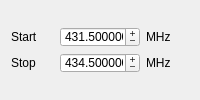
                <widget class="QWidget" name="pageFrqCenterMode">
                 <layout class="QVBoxLayout" name="verticalLayout_14">
                  <item>
                   <layout class="QGridLayout" name="gridLayout_2">
                    <item row="0" column="0">
                     <widget class="QLabel" name="label_11">
                      <property name="text">
                       <string>Start</string>
                      </property>
                     </widget>
                    </item>
                    <item row="0" column="1">
                     <widget class="QDoubleSpinBox" name="spFrqStartValue">
                      <property name="minimumSize">
                       <size>
                        <width>80</width>
                        <height>20</height>
                       </size>
                      </property>
                      <property name="maximumSize">
                       <size>
                        <width>80</width>
                        <height>20</height>
                       </size>
                      </property>
                      <property name="frame">
                       <bool>true</bool>
                      </property>
                      <property name="buttonSymbols">
                       <enum>QAbstractSpinBox::PlusMinus</enum>
                      </property>
                      <property name="decimals">
                       <number>6</number>
                      </property>
                      <property name="minimum">
                       <double>389.000000000000000</double>
                      </property>
                      <property name="maximum">
                       <double>464.000000000000000</double>
                      </property>
                      <property name="value">
                       <double>431.500000000000000</double>
                      </property>
                     </widget>
                    </item>
                    <item row="0" column="2">
                     <widget class="QLabel" name="label_12">
                      <property name="text">
                       <string>MHz</string>
                      </property>
                     </widget>
                    </item>
                    <item row="1" column="0">
                     <widget class="QLabel" name="label_13">
                      <property name="text">
                       <string>Stop</string>
                      </property>
                     </widget>
                    </item>
                    <item row="1" column="1">
                     <widget class="QDoubleSpinBox" name="spFrqStopValue">
                      <property name="minimumSize">
                       <size>
                        <width>80</width>
                        <height>20</height>
                       </size>
                      </property>
                      <property name="maximumSize">
                       <size>
                        <width>80</width>
                        <height>20</height>
                       </size>
                      </property>
                      <property name="buttonSymbols">
                       <enum>QAbstractSpinBox::PlusMinus</enum>
                      </property>
                      <property name="decimals">
                       <number>6</number>
                      </property>
                      <property name="minimum">
                       <double>389.000000000000000</double>
                      </property>
                      <property name="maximum">
                       <double>464.000000000000000</double>
                      </property>
                      <property name="value">
                       <double>434.500000000000000</double>
                      </property>
                     </widget>
                    </item>
                    <item row="1" column="2">
                     <widget class="QLabel" name="label_14">
                      <property name="text">
                       <string>MHz</string>
                      </property>
                     </widget>
                    </item>
                   </layout>
                  </item>
                 </layout>
                </widget>
